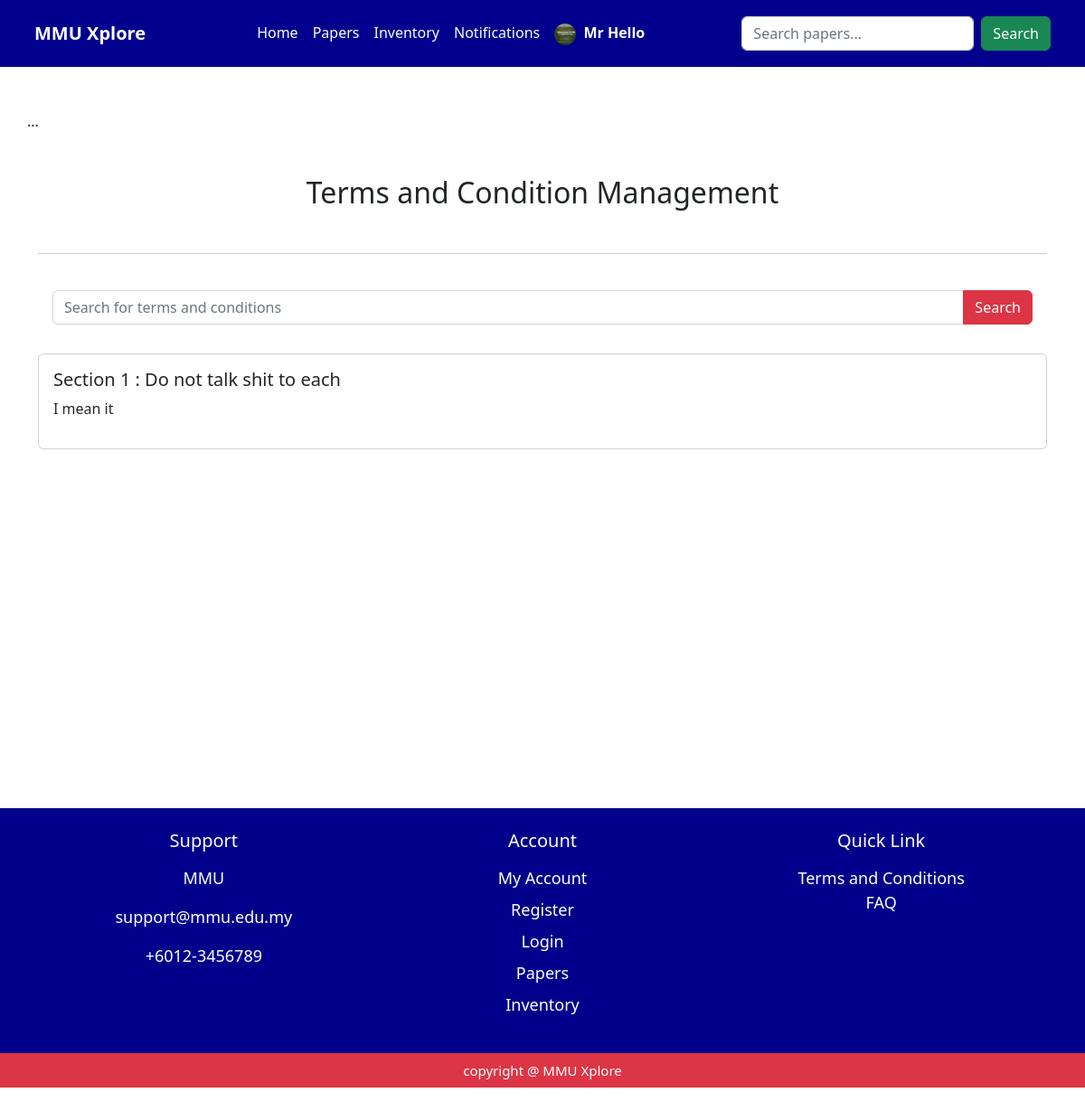
Before: /term_condition_page/ (signed in) with the older database file.
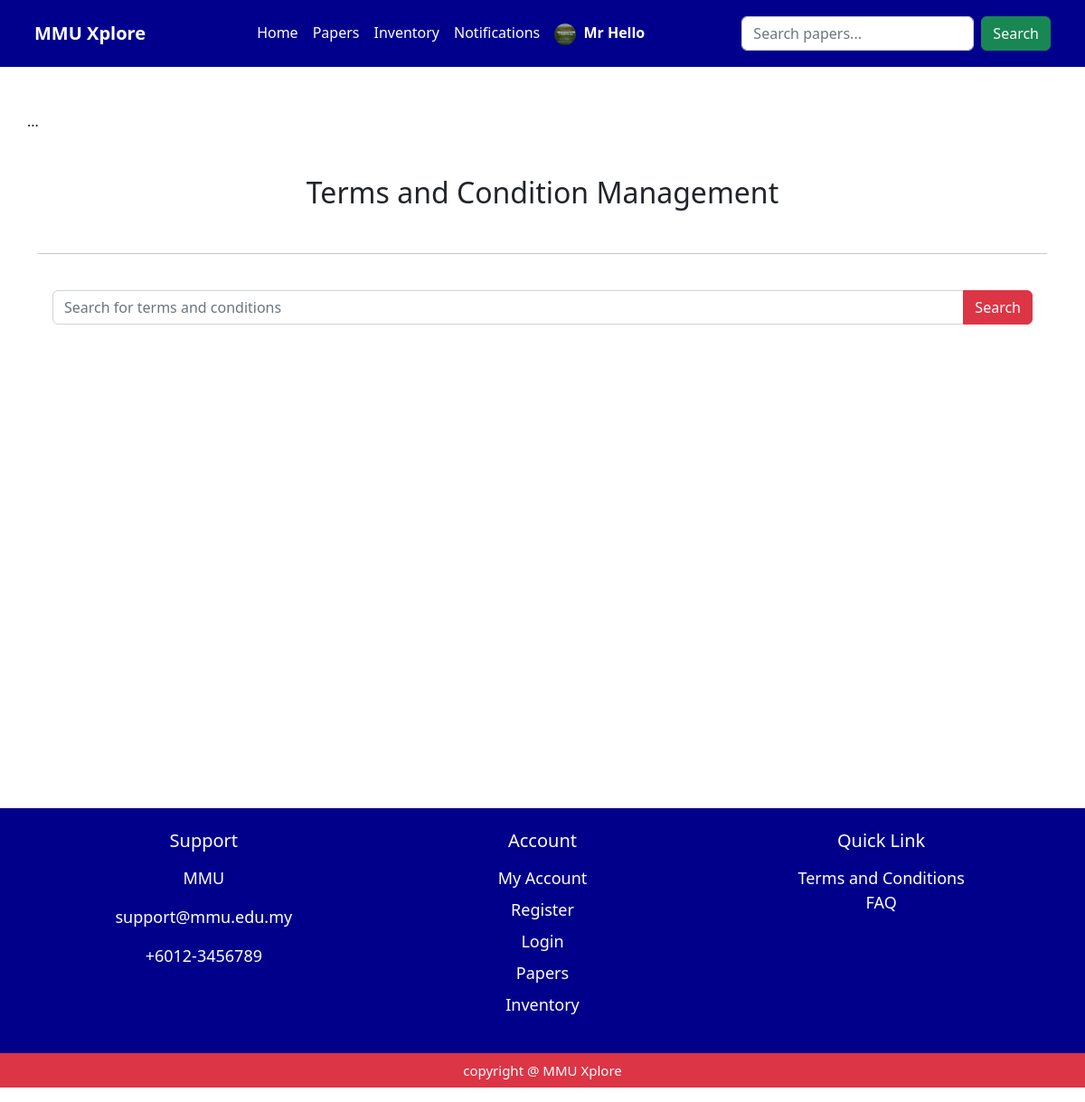
After: the same page with the newer database file.
### myapp/models.py (models this page shows, shortened)
class TermsAndConditions(models.Model):
     term_id = models.AutoField(primary_key=True)
     title = models.CharField(max_length=200)
     content = models.TextField()
     last_updated = models.DateTimeField(auto_now=True)

### myapp/views.py (the view, shortened to what this page needs)
# urls.py: path('term_condition_page/', views.term_condition_page, name='term_condition_page' ),
def term_condition_page(request):
    user_name_session = request.session.get('user_name', 'Guest')
    view_terms = TermsAndConditions.objects.all()
    is_admin = Admin.objects.filter(user_name=user_name_session).exists()
    context = {
        'user_name': user_name_session,
        'view_terms': view_terms,
        'is_admin': is_admin
    }
    return render(request, 'term_condition_page.html', context)

### myapp/templates/term_condition_page.html (shortened to what this page needs)
<!DOCTYPE html>
<html lang="en">
<head>
    <link href="https://cdn.jsdelivr.net/npm/bootstrap@5.2.3/dist/css/bootstrap.min.css" rel="stylesheet">
</head>
<body>
{% if is_admin %}
{% include 'components/admin_navbar.html' %}
{% else %}
{% include 'components/student_navbar.html' %}
{% endif %}
<section id="term_condition_page" style="min-height: 700px;">
    <div class="container">
        <h2 class="mt-5 mb-5 text-center">Terms and Condition Management</h2>
        <hr class="my-4">
        <div class="input-group mb-3 p-3">
            <input type="text" class="form-control" placeholder="Search for terms and conditions">
            <button class="btn btn-danger" type="button">Search</button>
        </div>
        {% for term in view_terms %}
        <div class="card mb-3 mt-3">
            <div class="card-body">
                <h5>{{ term.title }}</h5>
                <p>{{ term.content }}</p>
            </div>
        </div>
        {% endfor %}
    </div>
</section>
  {% include 'components/footer.html' %}
</body>
</html>

Changed rows visible on the page:
removed TermsAndConditions: title "Section 1 : Do not talk shit to each", content "I mean it"
